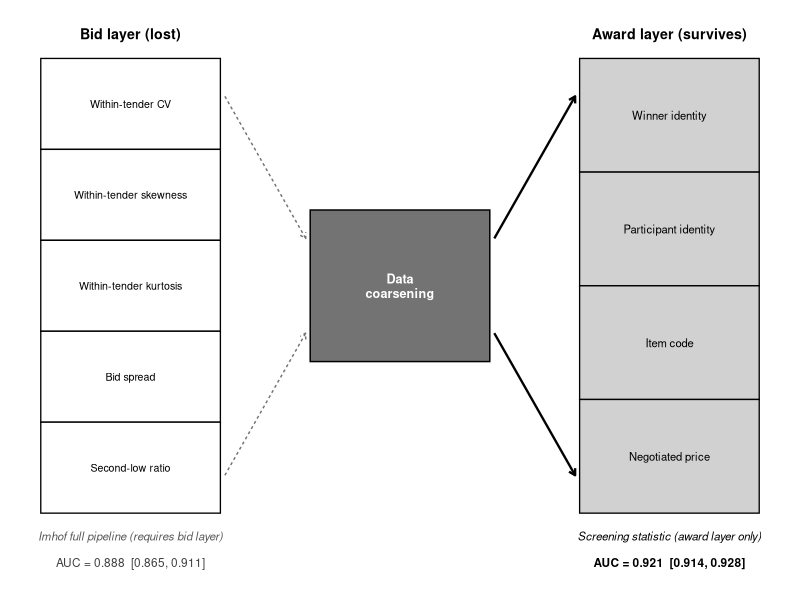

Source code (R):
# Data-coarsening diagram (bid layer → award layer, grayscale).
# Output: work/v13/output/figures/fig_data_coarsening.pdf

suppressPackageStartupMessages({
  library(ggplot2); library(dplyr); library(tibble)
})

# Common block geometry.
total_height <- 24       # total height for both blocks (we keep them equal)
n_bid    <- 5
n_award  <- 4
row_h_bid    <- total_height / n_bid
row_h_award  <- total_height / n_award

bid_features <- c("Within-tender CV",
                  "Within-tender skewness",
                  "Within-tender kurtosis",
                  "Bid spread",
                  "Second-low ratio")
award_fields <- c("Winner identity",
                  "Participant identity",
                  "Item code",
                  "Negotiated price")

bid <- tibble(
  feature  = bid_features,
  i        = 1:n_bid
) |> mutate(
  y_top    = (i - 1) * row_h_bid,
  y_bottom = i * row_h_bid,
  x_start  = 0, x_end = 2,
  fill     = "white"
)

award <- tibble(
  feature  = award_fields,
  i        = 1:n_award
) |> mutate(
  y_top    = (i - 1) * row_h_award,
  y_bottom = i * row_h_award,
  x_start  = 6, x_end = 8,
  fill     = "gray80"
)

# Coarsening gate (centred vertically with respect to the blocks).
gate_xmin <- 3.0; gate_xmax <- 5.0
gate_ymin <- total_height / 2 - 4
gate_ymax <- total_height / 2 + 4

# Lost arrows (bid → gate).
bid_arrows <- tibble(
  x_from = 2.05, x_to = 2.95,
  y_from = c(2,                  total_height - 2),
  y_to   = c(gate_ymin + 1.5,    gate_ymax - 1.5)
)

# Survives arrows (gate → award).
award_arrows <- tibble(
  x_from = 5.05, x_to = 5.95,
  y_from = c(gate_ymin + 1.5, gate_ymax - 1.5),
  y_to   = c(2,                  total_height - 2)
)

p <- ggplot() +
  # bid block
  geom_rect(data = bid,
            aes(xmin = x_start, xmax = x_end,
                ymin = -y_bottom, ymax = -y_top),
            fill = "white", color = "black", linewidth = 0.45) +
  geom_text(data = bid,
            aes(x = (x_start + x_end) / 2,
                y = -(y_top + y_bottom) / 2,
                label = feature),
            size = 2.7, family = "sans", color = "black") +
  # award block
  geom_rect(data = award,
            aes(xmin = x_start, xmax = x_end,
                ymin = -y_bottom, ymax = -y_top),
            fill = "gray82", color = "black", linewidth = 0.45) +
  geom_text(data = award,
            aes(x = (x_start + x_end) / 2,
                y = -(y_top + y_bottom) / 2,
                label = feature),
            size = 2.85, family = "sans", color = "black") +
  # coarsening gate
  annotate("rect",
           xmin = gate_xmin, xmax = gate_xmax,
           ymin = -gate_ymax, ymax = -gate_ymin,
           fill = "gray45", color = "black", linewidth = 0.5) +
  annotate("text",
           x = (gate_xmin + gate_xmax) / 2,
           y = -(gate_ymin + gate_ymax) / 2,
           label = "Data\ncoarsening",
           color = "white", size = 3.2, fontface = "bold",
           family = "sans", lineheight = 0.95) +
  # lost arrows (dashed)
  geom_segment(data = bid_arrows,
               aes(x = x_from, xend = x_to,
                   y = -y_from, yend = -y_to),
               color = "gray45", linewidth = 0.5, linetype = "22",
               arrow = arrow(length = unit(0.16, "cm"))) +
  # survives arrows (solid)
  geom_segment(data = award_arrows,
               aes(x = x_from, xend = x_to,
                   y = -y_from, yend = -y_to),
               color = "black", linewidth = 0.8,
               arrow = arrow(length = unit(0.18, "cm"))) +
  # column headers
  annotate("text", x = 1, y = 1.3,
           label = "Bid layer (lost)",
           fontface = "bold", size = 3.6, family = "sans") +
  annotate("text", x = 7, y = 1.3,
           label = "Award layer (survives)",
           fontface = "bold", size = 3.6, family = "sans") +
  # AUC captions directly below each block
  annotate("text",
           x = 1, y = -(total_height + 1.2),
           label = "Imhof full pipeline (requires bid layer)",
           size = 2.9, family = "sans", color = "gray35",
           fontface = "italic") +
  annotate("text",
           x = 1, y = -(total_height + 2.6),
           label = "AUC = 0.888  [0.865, 0.911]",
           size = 3.0, family = "sans", color = "gray25") +
  annotate("text",
           x = 7, y = -(total_height + 1.2),
           label = "Screening statistic (award layer only)",
           size = 2.9, family = "sans", color = "black",
           fontface = "italic") +
  annotate("text",
           x = 7, y = -(total_height + 2.6),
           label = "AUC = 0.921  [0.914, 0.928]",
           size = 3.0, family = "sans", color = "black",
           fontface = "bold") +
  scale_x_continuous(limits = c(-0.3, 8.3), expand = c(0, 0)) +
  scale_y_continuous(limits = c(-(total_height + 4), 2.5),
                     expand = c(0, 0)) +
  labs(title = NULL, subtitle = NULL, caption = NULL) +
  theme_void(base_size = 11, base_family = "sans") +
  theme(plot.margin = margin(8, 10, 8, 10))

dir.create("work/v13/output/figures", showWarnings = FALSE, recursive = TRUE)
out <- "work/v13/output/figures/fig_data_coarsening.pdf"
ggsave(out, p, width = 7.0, height = 4.6, device = cairo_pdf)
cat(sprintf("wrote %s\n", out))
